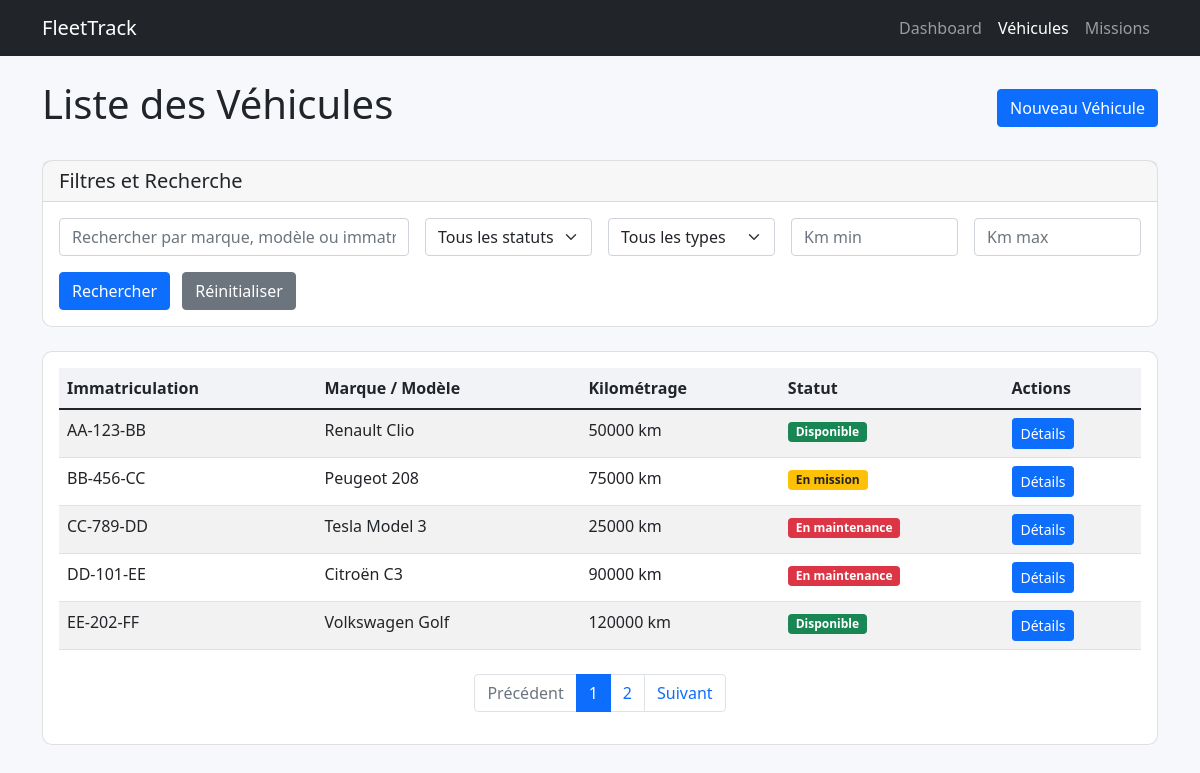
Screenshot of /fleet/vehicules/ with the database file from the repository.
### fleet_track/models.py (models this page shows, shortened)
class Vehicule(models.Model):
    marque = models.CharField(max_length=50)
    modele = models.CharField(max_length=50)
    immatriculation = models.CharField(max_length=20, unique=True)
    date_mise_en_service = models.DateField()
    kilometrage_actuel = models.IntegerField(default=0)
    carburant_type = models.CharField(max_length=20, choices=[
        ('essence', 'Essence'),
        ('diesel', 'Diesel'),
        ('electrique', 'Électrique')
    ])
    statut = models.CharField(max_length=20, choices=[
        ('disponible', 'Disponible'),
        ('en_mission', 'En mission'),
        ('maintenance', 'En maintenance')
    ], default='disponible')
    marque = models.CharField(max_length=50)
    modele = models.CharField(max_length=50)
    immatriculation = models.CharField(max_length=20, unique=True)
    date_mise_en_service = models.DateField()
    kilometrage_actuel = models.IntegerField(default=0)
    carburant_type = models.CharField(max_length=20, choices=[
        ('essence', 'Essence'),
        ('diesel', 'Diesel'),
        ('electrique', 'Électrique')
    ])
    statut = models.CharField(max_length=20, choices=[
        ('disponible', 'Disponible'),
        ('en_mission', 'En mission'),
        ('maintenance', 'En maintenance')
    ], default='disponible')

### fleet_track/views.py (the view)
# urls.py: path('vehicules/', views.vehicule_list, name='vehicule_list'),
def vehicule_list(request):
    vehicules = Vehicule.objects.all()
    search_form = VehiculeSearchForm(request.GET)
    if search_form.is_valid():
        search = search_form.cleaned_data.get('search')
        statut = search_form.cleaned_data.get('statut')
        carburant_type = search_form.cleaned_data.get('carburant_type')
        kilometrage_min = search_form.cleaned_data.get('kilometrage_min')
        kilometrage_max = search_form.cleaned_data.get('kilometrage_max')
        if search:
            vehicules = vehicules.filter(
                Q(marque__icontains=search) |
                Q(modele__icontains=search) |
                Q(immatriculation__icontains=search)
            )
        if statut:
            vehicules = vehicules.filter(statut=statut)
        if carburant_type:
            vehicules = vehicules.filter(carburant_type=carburant_type)
        if kilometrage_min is not None:
            vehicules = vehicules.filter(kilometrage_actuel__gte=kilometrage_min)
        if kilometrage_max is not None:
            vehicules = vehicules.filter(kilometrage_actuel__lte=kilometrage_max)
    paginator = Paginator(vehicules, 5)
    page_number = request.GET.get("page")
    page_obj = paginator.get_page(page_number)
    return render(request, 'vehicules/list.html', {
        'vehicules': page_obj,      # remplacer la liste brute
        'page_obj': page_obj,
        'paginator': paginator,
        'search_form': search_form,
    })

### fleet_track/forms.py
class VehiculeSearchForm(forms.Form):
    search = forms.CharField(
        required=False,
        widget=forms.TextInput(attrs={
            'class': 'form-control',
            'placeholder': 'Rechercher par marque, modèle ou immatriculation...'
        })
    )
    statut = forms.ChoiceField(
        required=False,
        choices=[('', 'Tous les statuts')] + list(Vehicule._meta.get_field('statut').choices),
        widget=forms.Select(attrs={'class': 'form-select'})
    )
    carburant_type = forms.ChoiceField(
        required=False,
        choices=[('', 'Tous les types')] + list(Vehicule._meta.get_field('carburant_type').choices),
        widget=forms.Select(attrs={'class': 'form-select'})
    )
    kilometrage_min = forms.IntegerField(
        required=False,
        widget=forms.NumberInput(attrs={
            'class': 'form-control',
            'placeholder': 'Km min'
        })
    )
    kilometrage_max = forms.IntegerField(
        required=False,
        widget=forms.NumberInput(attrs={
            'class': 'form-control',
            'placeholder': 'Km max'
        })
    )

### fleet_track/templates/vehicules/list.html (shortened to what this page needs)
<!DOCTYPE html>
<html lang="fr">
<head>
    <link href="https://cdn.jsdelivr.net/npm/bootstrap@5.1.3/dist/css/bootstrap.min.css" rel="stylesheet">
</head>
<body>
    <nav class="navbar navbar-expand-lg navbar-dark bg-dark">
        <div class="container">
            <a class="navbar-brand" href="/fleet/">FleetTrack</a>
            <div class="navbar-nav">
                <a class="nav-link" href="/fleet/">Dashboard</a>
                <a class="nav-link active" href="/fleet/vehicules/">Véhicules</a>
                <a class="nav-link" href="/fleet/missions/">Missions</a>
            </div>
        </div>
    </nav>
    <div class="container mt-4">
        <div class="d-flex justify-content-between align-items-center mb-4">
            <h1>Liste des Véhicules</h1>
            <a href="/fleet/vehicules/ajouter/" class="btn btn-primary">Nouveau Véhicule</a>
        </div>
        <div class="card mb-4">
            <div class="card-header">
                <h5 class="mb-0">Filtres et Recherche</h5>
            </div>
            <div class="card-body">
                <form method="get" class="row g-3">
                    <div class="col-md-4">
                        {{ search_form.search }}
                    </div>
                    <div class="col-md-2">
                        {{ search_form.statut }}
                    </div>
                    <div class="col-md-2">
                        {{ search_form.carburant_type }}
                    </div>
                    <div class="col-md-2">
                        {{ search_form.kilometrage_min }}
                    </div>
                    <div class="col-md-2">
                        {{ search_form.kilometrage_max }}
                    </div>
                    <div class="col-12">
                        <button type="submit" class="btn btn-primary me-2">Rechercher</button>
                        <a href="/fleet/vehicules/" class="btn btn-secondary">Réinitialiser</a>
                    </div>
                </form>
            </div>
        </div>
        <div class="card">
            <div class="card-body">
                <table class="table table-striped">
                    <thead>
                        <tr>
                            <th>Immatriculation</th>
                            <th>Marque / Modèle</th>
                            <th>Kilométrage</th>
                            <th>Statut</th>
                            <th>Actions</th>
                        </tr>
                    </thead>
                    <tbody>
                        {% for vehicule in page_obj %}
                        <tr>
                            <td>{{ vehicule.immatriculation }}</td>
                            <td>{{ vehicule.marque }} {{ vehicule.modele }}</td>
                            <td>{{ vehicule.kilometrage_actuel }} km</td>
                            <td>
                                <span class="badge
                                    {% if vehicule.statut == 'disponible' %}bg-success
                                    {% elif vehicule.statut == 'en_mission' %}bg-warning text-dark
                                    {% else %}bg-danger{% endif %}">
                                    {{ vehicule.get_statut_display }}
                                </span>
                            </td>
                            <td>
                                <a href="/fleet/vehicules/{{ vehicule.id }}/" class="btn btn-sm btn-primary">Détails</a>
                            </td>
                        </tr>
                        {% empty %}
                        <tr>
                            <td colspan="5" class="text-center text-muted">Aucun véhicule enregistré</td>
                        </tr>
                        {% endfor %}
                    </tbody>
                </table>
                {% if page_obj.has_other_pages %}
                    {% with query_params=request.GET.urlencode|cut:"page=" %}
                        <nav aria-label="Pagination">
                            <ul class="pagination justify-content-center mt-4">
                                {% if page_obj.has_previous %}
                                    <li class="page-item">
                                        {% if query_params %}
                                            <a class="page-link" href="?{{ query_params }}&page={{ page_obj.previous_page_number }}">Précédent</a>
                                        {% else %}
                                            <a class="page-link" href="?page={{ page_obj.previous_page_number }}">Précédent</a>
                                        {% endif %}
                                    </li>
                                {% else %}
                                    <li class="page-item disabled"><span class="page-link">Précédent</span></li>
                                {% endif %}
                                {% for num in paginator.page_range %}
                                    {% if num >= page_obj.number|add:-2 and num <= page_obj.number|add:2 %}
                                        {% if num == page_obj.number %}
                                            <li class="page-item active"><span class="page-link">{{ num }}</span></li>
                                        {% else %}
                                            <li class="page-item">
                                                {% if query_params %}
                                                    <a class="page-link" href="?{{ query_params }}&page={{ num }}">{{ num }}</a>
                                                {% else %}
                                                    <a class="page-link" href="?page={{ num }}">{{ num }}</a>
                                                {% endif %}
                                            </li>
                                        {% endif %}
                                    {% endif %}
                                {% endfor %}
                                {% if page_obj.has_next %}
                                    <li class="page-item">
                                        {% if query_params %}
                                            <a class="page-link" href="?{{ query_params }}&page={{ page_obj.next_page_number }}">Suivant</a>
                                        {% else %}
                                            <a class="page-link" href="?page={{ page_obj.next_page_number }}">Suivant</a>
                                        {% endif %}
                                    </li>
                                {% else %}
                                    <li class="page-item disabled"><span class="page-link">Suivant</span></li>
                                {% endif %}
                            </ul>
                        </nav>
                    {% endwith %}
                {% endif %}
            </div>
        </div>
    </div>
</body>
</html>

### fleet_track/templates/vehicules/list.html (style rules this page uses)
body { background: #f7f8fb; }
.card { border-radius: 10px; }
.table thead th { background: #f1f3f6; }

### rows the page displays
Vehicule: immatriculation "AA-123-BB", marque "Renault", modele "Clio", kilometrage_actuel "50000", statut "Disponible"
Vehicule: immatriculation "BB-456-CC", marque "Peugeot", modele "208", kilometrage_actuel "75000", statut "En mission"
Vehicule: immatriculation "CC-789-DD", marque "Tesla", modele "Model 3", kilometrage_actuel "25000", statut "En maintenance"
Vehicule: immatriculation "DD-101-EE", marque "Citroën", modele "C3", kilometrage_actuel "90000", statut "En maintenance"
Vehicule: immatriculation "EE-202-FF", marque "Volkswagen", modele "Golf", kilometrage_actuel "120000", statut "Disponible"

### other values shown
{{ num }} "1"
{{ num }} "2"
